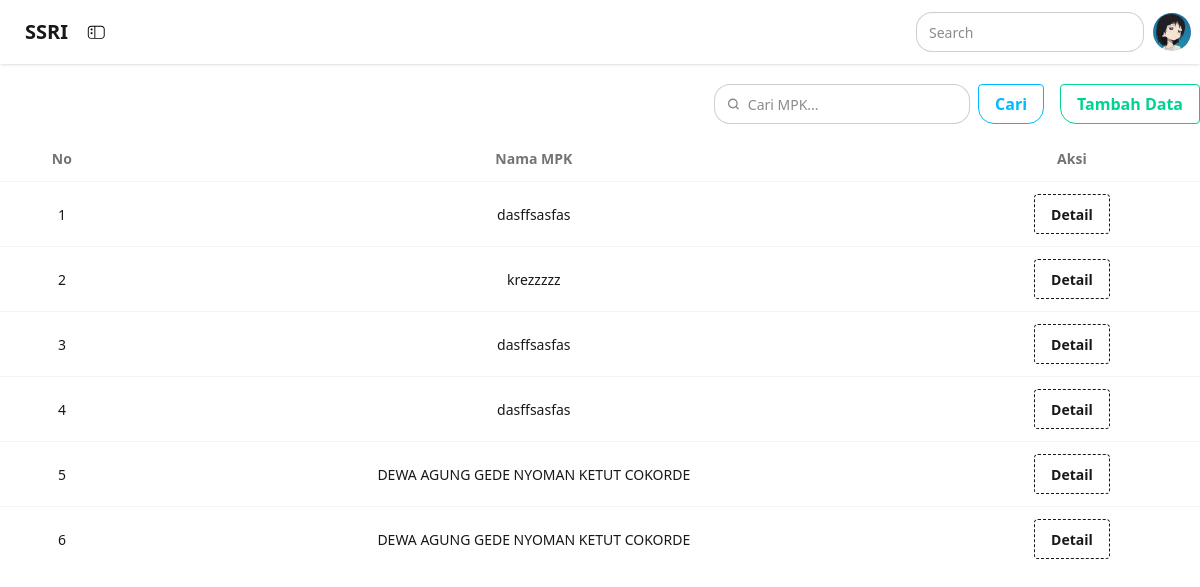
Screenshot of /admin/index.php?page=mpk with the database file from the repository.
### tables this page shows
CREATE TABLE `mpk` (
  `id_mpk` int NOT NULL,
  `id_siswa` int NOT NULL,
  `id_kelas` int NOT NULL,
  `username` varchar(20) NOT NULL,
  `password` varchar(35) NOT NULL
);

CREATE TABLE `siswa` (
  `id_siswa` int NOT NULL,
  `nama_siswa` varchar(100) NOT NULL,
  `no_absen` int NOT NULL,
  `tgl_lahir` date NOT NULL,
  `alamat` text NOT NULL,
  `telp` varchar(15) NOT NULL,
  `nis` int NOT NULL,
  `nisn` varchar(15) NOT NULL,
  `id_kelas` int NOT NULL
);

### admin/mpk.php (the view, shortened to what this page needs)
<?php
include("../koneksi.php");
$cari = "";
if (isset($_GET['cari']) && $_GET['cari'] != "") {
    $cari = mysqli_real_escape_string($koneksi, $_GET['cari']);
    $result = mysqli_query($koneksi, "SELECT * FROM mpk
                                      JOIN siswa ON mpk.id_siswa = siswa.id_siswa
                                      JOIN kelas ON mpk.id_kelas = kelas.id_kelas
                                      WHERE nama_siswa LIKE '%$cari%'
                                      ORDER BY id_mpk DESC");
} else {
    $result = mysqli_query($koneksi, "SELECT * FROM mpk
                                      JOIN siswa ON mpk.id_siswa = siswa.id_siswa
                                      JOIN kelas ON mpk.id_kelas = kelas.id_kelas
                                      ORDER BY id_mpk DESC");
}
?>
<div class="flex justify-end mb-3 mt-5 flex-wrap gap-2">
    <form class="flex items-center mr-2 gap-2" method="get" action="">
        <label class="input rounded-2xl flex items-center gap-2 w-40 sm:w-64">
            <svg class="h-[1em] opacity-50" xmlns="http://www.w3.org/2000/svg" viewBox="0 0 24 24">
                <g stroke-linejoin="round" stroke-linecap="round" stroke-width="2.5" fill="none" stroke="currentColor">
                    <circle cx="11" cy="11" r="8"></circle>
                    <path d="m21 21-4.3-4.3"></path>
                </g>
            </svg>
            <input
                type="search"
                name="cari"
                required
                placeholder="Cari MPK..."
                class="grow focus:outline-none"
                value="<?= htmlspecialchars($cari) ?>"
            />
        </label>
        <button
            class="btn btn-outline btn-info rounded-b-2xl text-xs sm:text-sm md:text-base px-3 py-1 sm:px-4 sm:py-2"
            type="submit">
            Cari
        </button>
    </form>
    <a href="mpk_tambah.php"
       class="btn btn-outline btn-success rounded-bl-2xl text-xs sm:text-sm md:text-base px-3 py-1 sm:px-4 sm:py-2 text-center">
       Tambah Data
    </a>
</div>
<div class="table-responsive">
    <table class="table table-bordered table-striped table-hover align-middle text-center">
        <thead class="table-dark">
            <tr>
                <th>No</th>
                <th>Nama MPK</th>
                <th>Aksi</th>
            </tr>
        </thead>
        <tbody>
        <?php
        $no = 1;
        if (mysqli_num_rows($result) > 0) {
            while ($row = mysqli_fetch_assoc($result)) { ?>
                <tr>
                    <td><?= $no++ ?></td>
                    <td><?= $row['nama_siswa'] ?></td>
                    <td>
                        <button class="btn btn-dash" onclick="openDetail(
                            '<?= $row['nama_siswa'] ?>',
                            '<?= $row['nama_kelas'] ?>',
                            '<?= $row['nisn'] ?>',
                            '<?= $row['nis'] ?>',
                            '<?= $row['id_mpk'] ?>'
                        )">Detail</button>
                    </td>
                </tr>
        <?php }
        } else { ?>
            <tr>
                <td colspan="3" class="text-center text-muted">⚠️ Data tidak ditemukan</td>
            </tr>
        <?php } ?>
        </tbody>
    </table>
</div>

### rows the page displays
mpk: id_siswa.nama_siswa "dasffsasfas"
mpk: id_siswa.nama_siswa "krezzzzz"
mpk: id_siswa.nama_siswa "dasffsasfas"
mpk: id_siswa.nama_siswa "dasffsasfas"
mpk: id_siswa.nama_siswa "DEWA AGUNG GEDE NYOMAN KETUT COKORDE"
mpk: id_siswa.nama_siswa "DEWA AGUNG GEDE NYOMAN KETUT COKORDE"
